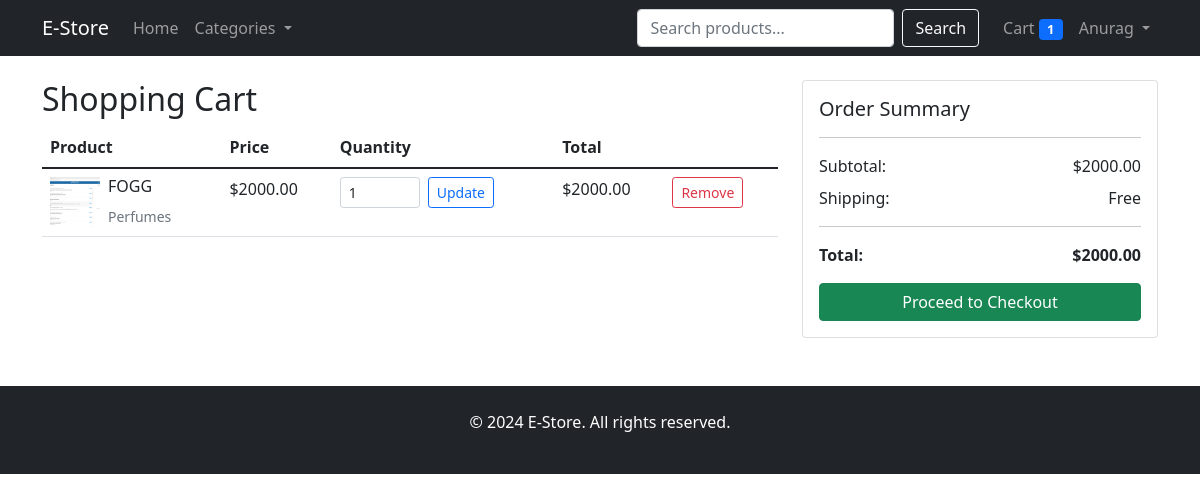
The app's page /cart/ (signed in) with its own data.
### cart/models.py (models this page shows, shortened)
class CartItem(models.Model):
    cart = models.ForeignKey(Cart, related_name='items', on_delete=models.CASCADE)
    product = models.ForeignKey(Product, on_delete=models.CASCADE)
    quantity = models.PositiveIntegerField(default=1)
    price = models.DecimalField(max_digits=10, decimal_places=2)
    def get_cost(self):
        return self.price * self.quantity

### products/models.py (models this page shows, shortened)
class Product(models.Model):
    category = models.ForeignKey(Category, related_name='products', on_delete=models.CASCADE)
    name = models.CharField(max_length=200)
    slug = models.SlugField(max_length=200, unique=True)
    description = models.TextField()
    price = models.DecimalField(max_digits=10, decimal_places=2,default = 0)
    discount_price = models.DecimalField(max_digits=10, decimal_places=2, blank=True, null=True)
    stock = models.PositiveIntegerField(default=0)
    image = models.ImageField(upload_to='products/')
    is_featured = models.BooleanField(default=False)
    is_active = models.BooleanField(default=True)
    created_at = models.DateTimeField(auto_now_add=True)
    updated_at = models.DateTimeField(auto_now=True)
    class Meta:
        ordering = ['-created_at']

class Category(models.Model):
    name = models.CharField(max_length=200)
    slug = models.SlugField(max_length=200, unique=True)
    description = models.TextField(blank=True)
    image = models.ImageField(upload_to='categories/', blank=True)
    is_active = models.BooleanField(default=True)
    created_at = models.DateTimeField(auto_now_add=True)
    updated_at = models.DateTimeField(auto_now=True)
    class Meta:
        verbose_name_plural = 'Categories'
        ordering = ['name']

### cart/views.py (the view)
# urls.py: path('', views.CartDetailView.as_view(), name='cart_detail'),
class CartDetailView(CartMixin, TemplateView):
    template_name = 'cart/cart_detail.html'
    def get_context_data(self, **kwargs):
        context = super().get_context_data(**kwargs)
        cart = self.get_cart(self.request)
        context['cart'] = cart
        context['cart_items'] = cart.items.all().select_related('product')
        context['total_price'] = cart.get_total_price()
        context['total_items'] = cart.get_total_items()
        return context

### cart/models.py (called while the page is built)
    def get_total_price(self):
        return sum(item.get_cost() for item in self.items.all())

    def get_total_items(self):
        return sum(item.quantity for item in self.items.all())

### cart/views.py (called while the page is built, shortened)
    def get_cart(self, request):
        if request.user.is_authenticated:
            cart, created = Cart.objects.get_or_create(user=request.user)
            return cart

### templates/cart/cart_detail.html (shortened to what this page needs)
{% extends 'base.html' %}
{% block content %}
<div class="row">
    <div class="col-md-8">
        <h2>Shopping Cart</h2>
        {% if cart_items %}
        <div class="table-responsive">
            <table class="table">
                <thead>
                    <tr>
                        <th>Product</th>
                        <th>Price</th>
                        <th>Quantity</th>
                        <th>Total</th>
                        <th></th>
                    </tr>
                </thead>
                <tbody>
                    {% for item in cart_items %}
                    <tr>
                        <td>
                            <div class="d-flex align-items-center">
                                {% if item.product.image %}
                                <img src="{{ item.product.image.url }}" alt="{{ item.product.name }}" style="width: 50px; height: 50px; object-fit: cover;" class="me-2">
                                {% endif %}
                                <div>
                                    <h6>{{ item.product.name }}</h6>
                                    <small class="text-muted">{{ item.product.category.name }}</small>
                                </div>
                            </div>
                        </td>
                        <td>${{ item.price }}</td>
                        <td>
                            <form action="{% url 'cart:cart_update' item.id %}" method="post" class="d-flex">
                                <input type="number" name="quantity" value="{{ item.quantity }}" min="1" max="{{ item.product.stock }}" class="form-control form-control-sm" style="width: 80px;">
                                <button type="submit" class="btn btn-sm btn-outline-primary ms-2">Update</button>
                            </form>
                        </td>
                        <td>${{ item.get_cost }}</td>
                        <td>
                            <form action="{% url 'cart:cart_remove' item.id %}" method="post">
                                <button type="submit" class="btn btn-sm btn-outline-danger">Remove</button>
                            </form>
                        </td>
                    </tr>
                    {% endfor %}
                </tbody>
            </table>
        </div>
        {% else %}
        <p class="text-muted">Your cart is empty.</p>
        <a href="{% url 'products:product_list' %}" class="btn btn-primary">Continue Shopping</a>
        {% endif %}
    </div>
    <div class="col-md-4">
        <div class="card">
            <div class="card-body">
                <h5 class="card-title">Order Summary</h5>
                <hr>
                <div class="d-flex justify-content-between mb-2">
                    <span>Subtotal:</span>
                    <span>${{ total_price }}</span>
                </div>
                <div class="d-flex justify-content-between mb-2">
                    <span>Shipping:</span>
                    <span>Free</span>
                </div>
                <hr>
                <div class="d-flex justify-content-between mb-3">
                    <strong>Total:</strong>
                    <strong>${{ total_price }}</strong>
                </div>
                {% if cart_items %}
                <a href="{% url 'orders:checkout' %}" class="btn btn-success w-100">Proceed to Checkout</a>
                {% endif %}
            </div>
        </div>
    </div>
</div>
{% endblock %}

### templates/base.html (shortened to what this page needs)
<!DOCTYPE html>
<html lang="en">
<head>
    <link href="https://cdn.jsdelivr.net/npm/bootstrap@5.1.3/dist/css/bootstrap.min.css" rel="stylesheet">
</head>
<body>
    <nav class="navbar navbar-expand-lg navbar-dark bg-dark">
        <div class="container">
            <a class="navbar-brand" href="{% url 'products:product_list' %}">E-Store</a>
            <div class="collapse navbar-collapse" id="navbarNav">
                <ul class="navbar-nav me-auto">
                    <li class="nav-item">
                        <a class="nav-link" href="{% url 'products:product_list' %}">Home</a>
                    </li>
                    <li class="nav-item dropdown">
                        <a class="nav-link dropdown-toggle" href="#" id="categoriesDropdown" role="button" data-bs-toggle="dropdown">
                            Categories
                        </a>
                    </li>
                </ul>
                <form class="d-flex me-3" action="{% url 'products:product_list' %}" method="get">
                    <input class="form-control me-2" type="search" name="q" placeholder="Search products..." value="{{ search_query }}">
                    <button class="btn btn-outline-light" type="submit">Search</button>
                </form>
                <ul class="navbar-nav">
                    <li class="nav-item">
                        <a class="nav-link" href="{% url 'cart:cart_detail' %}">
                            Cart <span class="badge bg-primary cart-badge">{{ total_items }}</span>
                        </a>
                    </li>
                    {% if user.is_authenticated %}
                    <li class="nav-item dropdown">
                        <a class="nav-link dropdown-toggle" href="#" id="userDropdown" role="button" data-bs-toggle="dropdown">
                            {{ user.username }}
                        </a>
                    </li>
                    {% endif %}
                </ul>
            </div>
        </div>
    </nav>
    <main class="container my-4">
        {% block content %}
        {% endblock %}
    </main>
    <footer class="bg-dark text-white py-4 mt-5">
        <div class="container text-center">
            <p>&copy; 2024 E-Store. All rights reserved.</p>
        </div>
    </footer>
</body>
</html>

### templates/base.html (style rules this page uses)
.cart-badge { font-size: 0.8rem; }

### records on screen
CartItem: product.image (picture), product.name "FOGG", product.category.name "Perfumes", price "2000.00", quantity "1", get_cost "2000.00"

### other values on screen
{{ total_items }} "1"
{{ user.username }} "Anurag"
{{ total_price }} "2000.00"
